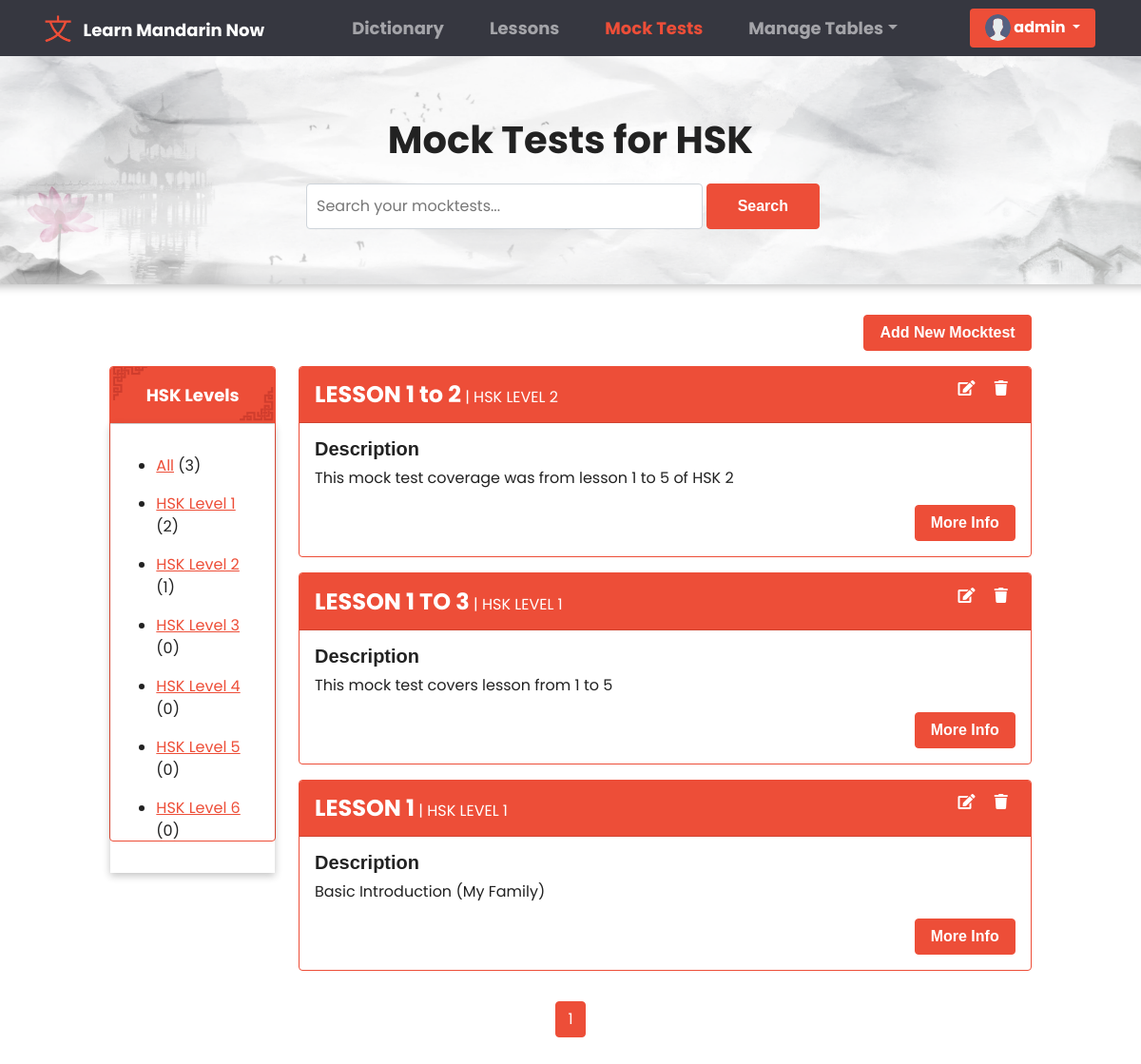
Page /mocktest/ (signed in) on the earlier database version.
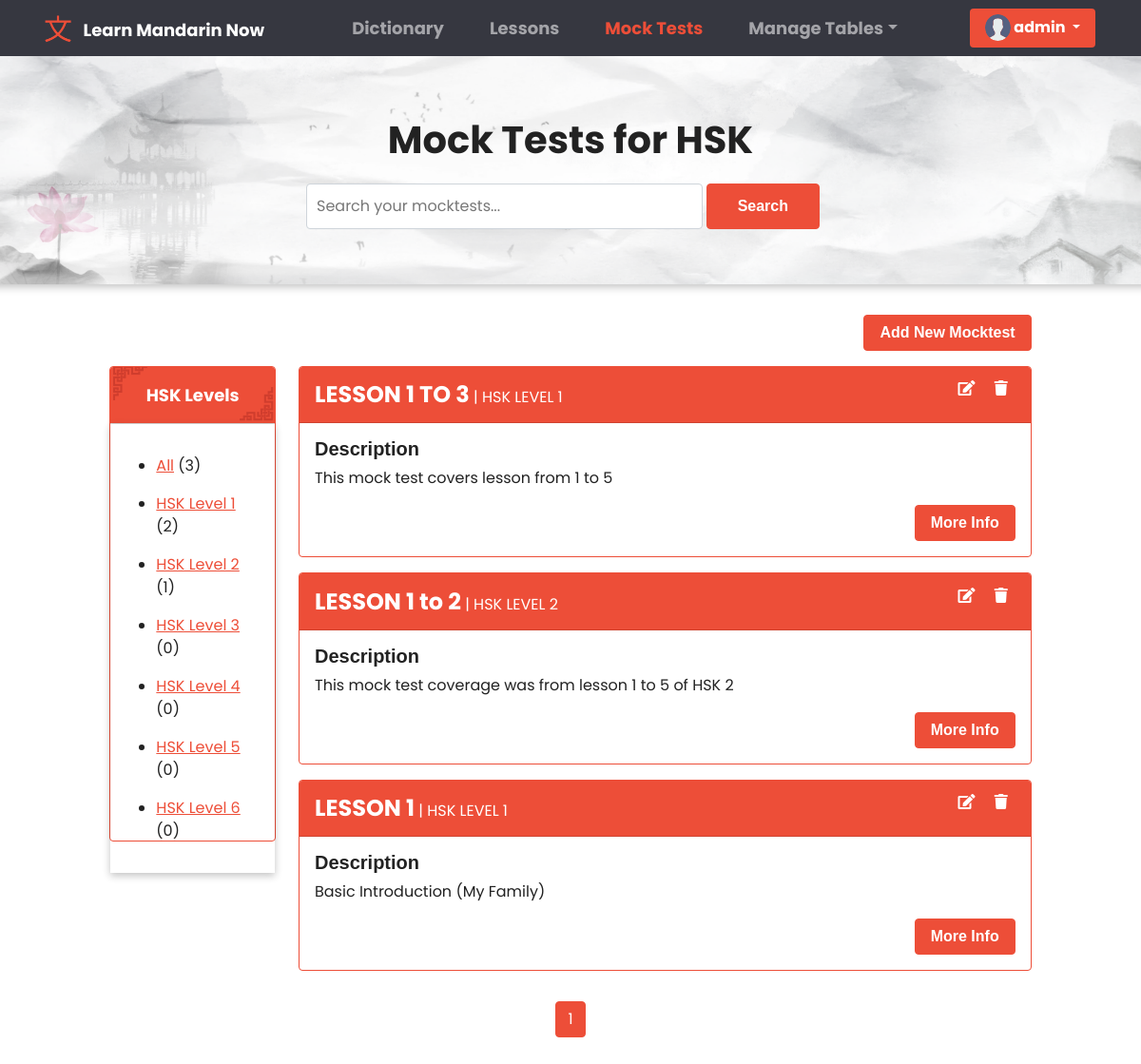
Same page on the later database version.
### base/models.py (models this page shows, shortened)
class HskLevel(models.Model):
    level = models.CharField(max_length=200)
    def __str__(self):
        return self.level
    class Meta:
        ordering = ['level']

class MockTest(models.Model):
    hsklevel = models.ForeignKey(HskLevel, on_delete=models.SET_NULL, null=True, verbose_name = "HSK Level")
    title = models.CharField(max_length=120, null=True, blank=True)
    description = models.TextField(null=True, blank=True)
    questions = models.TextField(null=True, blank=True)
    updated = models.DateTimeField(auto_now=True)
    created = models.DateTimeField(auto_now_add=True)
    class Meta:
        ordering = ['-updated', '-created']

### base/views.py (the view, shortened to what this page needs)
# urls.py: path('mocktest/', views.MockTestPage, name = 'mocktest'),
@login_required(login_url='anonymous')
def MockTestPage(request):
    search =  request.GET.get('search') if request.GET.get('search') != None else ''
    levels = HskLevel.objects.all()
    all_result = MockTest.objects.all()
    mocktest = MockTest.objects.filter(
        Q(title__icontains = search) |
        Q(description__icontains = search) |
        Q(hsklevel__level__icontains = search)
        )
    p = Paginator(mocktest, 6)
    page = request.GET.get('page')
    mocktests = p.get_page(page)
    context = {
        'mocktests' : mocktests,
        'all_result' : all_result,
        'hsklevels' : levels,
    }
    return render(request, 'mocktest.html', context)

### templates/mocktest.html (shortened to what this page needs)
{% extends "main.html" %} {% block content %} {% load static %}
<link rel="stylesheet" href="{% static 'css/dictionary.css' %}" />
<link rel="stylesheet" href="{% static 'css/table.css' %}" />
<div class="container-fluid px-3 py-3 forRemovingMargin">
  <div class="row  justify-content-center" id="dictionary_header">
    <div class="col col-lg-6">
      <p class="dictionary_text">Mock Tests for HSK</p>
      <form class="d-flex sm-1" action="" method="GET">
        <input
          class="form-control me-sm-1 input_searchD"
          type="search"
          placeholder="Search your mocktests..."
          name="search"
        />
        <button class="btn btn-primary my-2 my-sm-0 search_btn" type="submit">
          Search
        </button>
      </form>
    </div>
  </div>
{% if request.user.is_authenticated and request.user.is_staff %}
<div class="row mb-3 justify-content-center px-3">
  <div class="col col-lg-10">
    <a
      href="{% url 'superuser-add-mocktest' %}"
      class="btn btn-primary"
      style="float: right"
    >
      Add New Mocktest
    </a>
  </div>
</div>
{% endif %}
<div class="row justify-content-center  px-3">
  <div class="col col-lg-2 col-md-4 d-lg-block d-sm-none d-md-block d-none">
    <div class="card border-primary" style="height: 500px">
      <div class="card-header" id="card_header">
        <strong style="font-size: large">HSK Levels</strong>
      </div>
      <div class="card-body for_shadow">
        <ul>
            <li class="my-3">
              <a href="{% url 'mocktest' %}">All</a>
              ({{all_result.count}})
            </li>
            {% for hsklevel in hsklevels %}
            <li class="my-3">
              <a href="{% url 'mocktest' %}?search={{hsklevel.level}}&page=1"
                >{{ hsklevel.level }}</a
              >
              ({{hsklevel.mocktest_set.all.count}})
            </li>
            {% endfor %}
          </ul>
      </div>
    </div>
  </div>
  <div class="col col-lg-8 col-md-8">
   {% for mocktest in mocktests %}
    <div class="card border-primary mb-3">
      <div class="card-header card_head_def" id="card_subhead">
        <strong style="font-size: x-large">{{mocktest.title}}</strong> |
        <span class="text-uppercase">{{ mocktest.hsklevel }}</span>
        {%if request.user.is_authenticated and request.user.is_staff%}
        <div style="float: right">
          <a href="{% url 'superuser-edit-mocktest' mocktest.id %}"
            ><i class="fas fa-edit mx-2 sub_headIcon"></i
          ></a>
          <a href="#" onclick="showDeleteModal('modal_mocktest', '{{mocktest.id}}')"
            ><i class="fas fa-trash mx-2 sub_headIcon"></i
          ></a>
        </div>
        {% endif %}
      </div>
      <div class="card-body">
        <h5 class="card-title">Description</h5>
        <p class="card-text">
          {{mocktest.description}}
        </p>
        <a
          href="{% url 'mocktest-details' mocktest.id %}"
          class="btn btn-primary"
          style="float: right; clear: after"
          >More Info</a
        >
      </div>
    </div>
    {% endfor %}
  </div>
</div>
<div class="row justify-content-center">
    <div class="col col-lg-6">
        <ul class="pagination justify-content-center">
          <div class="pagination px-3 py-3">
            {% for i in mocktests.paginator.page_range %}
            {% if mocktests.number == i %}
            <li class="page-item active"><a class="page-link" href="?page={{i}}">{{i}}</a></li>
            {% elif i > mocktests.number|add:'-3' and i < mocktests.number|add:'3' %}
            <li class="page-item"><a class="page-link" href="?page={{i}}">{{i}}</a></li>
            {% endif %}
            {% endfor %}
        </ul>
    </div>
  </div>
{% endblock content %}

Differences in the rows shown:
changed MockTest "LESSON 1 TO 3": moves up the list
